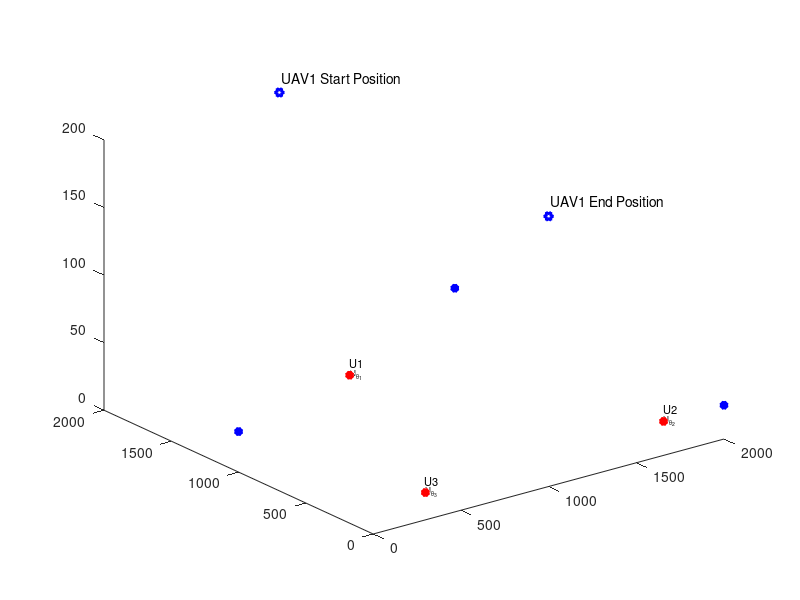

MATLAB code for this plot: (Note: this script raises an error after producing the figure.)
clc;
clear variables;
close all;

%% Simulation Environment

enWidth = 2000;             % Simulation Environment Width (X axis)
enLength = 2000;            % Simulation Environment Length (Y axis)
enHeight = 320;             % Simulation Environment Height (Z axis)
maxHeighUAV = 300;          % Maximum Height of UAV
minHeighUAV = 150;           % Minimum Height of UAV
noUsers = 3;                % Number of Users
noBS = 3;                   % Number of Base Sations
noUAV = 1;                  % Number of UAVs

%% Users, Base Sataions and UAV Position

% UAV Position
for i=1:noUAV
    xUAV_S(i) = 1000;       % UAV position in X axis
    yUAV_S(i) = enLength;      % UAV position in Y axis
    zUAV_S(i) = 200;%randi([minHeighUAV,maxHeighUAV]);   % UAV position in Z axis
end

% UAV End Position
for i=1:noUAV
    xUAV_E(i) = 1000;       % UAV position in X axis
    yUAV_E(i) = 0;      % UAV position in Y axis
    zUAV_E(i) = 200;%randi([minHeighUAV,maxHeighUAV]);   % UAV position in Z axis
end

% UAV Position
for i=1:noUAV
    xUAV(i) = 1000;       % UAV position in X axis
    yUAV(i) = enLength;      % UAV position in Y axis
    zUAV(i) = zUAV_S(i);   % UAV position in Z axis
end

% BS positions
xBS = [2000,0,2000];
yBS = [2000,1000,0];
zBS = [20, 30, 25];

% Users' posision
for i=1:noUsers
    xUser(i) = randi(enWidth);      % User position in X axis
    yUser(i) = randi(enLength);     % User position in Y axis
    zUser(i) = 0;                   % User position in Z axis = 0
end

%% Figure Plot in Initial State

% User plotting
figure,
userPlot = plot3(xUser,yUser,zUser,'r*','linewidth',3); hold on;
for o=1:noUsers
    textUsers(o) = text(xUser(o)-10,yUser(o)-10,zUser(o)+10,['U',num2str(o)],'FontSize', 8);
    textUsAngle(o) = text(xUser(o)+10,yUser(o)+10,['U_{\theta_{',num2str(o),'}}'],'FontSize', 6);
end

% UAVs Plotting
plot3(xUAV_S, yUAV_S, zUAV_S, 'bh','linewidth', 3);
for o=1:noUAV
    text(xUAV_S(o) + 20, yUAV_S(o) + 10, zUAV_S(o) + 10,['UAV',num2str(o),' Start Position']);
end

plot3(xUAV_E, yUAV_E, zUAV_E, 'bh','linewidth', 3);
for o=1:noUAV
    text(xUAV_E(o) + 20, yUAV_E(o) + 10, zUAV_E(o) + 10,['UAV',num2str(o),' End Position']);
end

% BSs Plotting
plot3(xBS, yBS, zBS, 'b*','linewidth', 3);
for o=1:noBS
    plot3([xBS(o) xBS(o)], [yBS(o) yBS(o)],[zBS(o) 0], 'bl-','linewidth', 1); drawnow
    text(xBS(o) + 20, yBS(o) + 10, zBS(o) + 10,['BS', num2str(o)],'FontSize', 8);
    textBSAngle(o) = text(xBS(o)+10,yBS(o)+10,zBS(o)-5,['BS_{\theta_{',num2str(o),'}}'],'FontSize', 6);
end

% Plotting LoS Channel between BSs and UAVs
for i = 1:noUAV
    for directBS = 1:noBS
        plot3([xUAV(i) xBS(directBS)], [yUAV(i) yBS(directBS)],[zUAV(i) zBS(directBS)], 'b:','linewidth', 0.1); drawnow
    end
end



% Plotting LoS Channel between users and UAVs
for i = 1:noUAV
    for directUsers = 1:noUsers
        plot3([xUAV(i) xUser(directUsers)], [yUAV(i) yUser(directUsers)],[zUAV(i) zUser(directUsers)], 'r--','linewidth', 0.1); drawnow
    end
end

% Plotting UAV default path
for i = 1:noUAV
    plot3([xUAV_S(i) xUAV_E(i)], [yUAV_S(i) yUAV_E(i)],[zUAV_S(i) zUAV_E(i)], 'y--','linewidth', 2); drawnow
end

mx = (zUAV_S - zUAV_E)/(yUAV_S - yUAV_E);
c = zUAV_S - mx*yUAV_S;

%eqY = m*x + c;

% 3D Plot labels
xlim([0 2050])
ylim([0 2050])
zlim([0 320])
xlabel('Width (m)');
ylabel('Length (m)');
zlabel('Height (m)');
grid on; hold on; drawnow

index = 1;

%% Information for path loss model

eta = 2.5;              % Path Loss Component
b_0dB = -50;            % Reference Channel Gain in dB
b_0 = db2pow(b_0dB);    % Reference Channel Gain in linear scale
k = 0.01;               % Additional attenuation for NLoS

%% Infromation for Rician Fading Model

% Rician factor
K_min = 4;      % K_min value in dB
K_max = 12;     % K_max value in dB

A1 = db2pow(K_min);
A2 = (2/pi)*log((db2pow(K_max))/A1);

%N = 10^5;
g = sqrt(1/2)*(randn(1,1)+1i*randn(1,1));

%% Simulation

for j = enLength:-100:0
    for i=1:noUAV
        zUAV(i) = mx*j + c;
        yUAV(i) = j;
        plot3(xUAV(i),  yUAV(i),  zUAV(i), 'gh','linewidth', 1);hold on;

        % LoS distance between UAVs and BSs
        for bm=1:noBS
            groundDisUAV_BS(i,bm) = sqrt((xUAV(i)-xBS(bm))^2 + (yUAV(i)-yBS(bm))^2);
            DisUAV_BS(i,bm) = sqrt(groundDisUAV_BS(i,bm)^2 + (zBS(bm)-zUAV(i))^2);
            
            % Elavation Angle in radiant between UAVs and Users
            angleUAV_BS(i,bm) = atan(abs(zBS(bm)-zUAV(i))/groundDisUAV_BS(i,bm))*(180/pi);
            
            PLoS_BS(index,i,bm) = 1/(1+(10*exp(-0.6*(angleUAV_BS(i,bm)-10))));
            
            pow_LoS_BS = b_0*(DisUAV_BS(i,bm)^(-eta));
            pow_NLoS_BS = k*b_0*(DisUAV_BS(i,bm)^(-eta));
            Ch_pow_LoS_BS(index,i,bm) = pow2db(pow_LoS_BS); 
            Ch_pow_NLoS_BS(index,i,bm) = pow2db(pow_NLoS_BS);
            
            % Expected Path Loss Channel gain
            E_bd_BS = PLoS_BS(index,i,bm)*pow_LoS_BS + (1 - PLoS_BS(index,i,bm))*pow_NLoS_BS;
            E_bd_dB_BS(index,i,bm) = pow2db(E_bd_BS); % in dB
            
            % Angle depend rician factor
            K_UAV_BS(i,bm) = A1*exp(A2*angleUAV_BS(i,bm)*(pi/180));
            
            g_UAV_BS(i,bm) = sqrt(K_UAV_BS(i,bm)/(1+K_UAV_BS(i,bm)))*g + sqrt(1/(1+K_UAV_BS(i,bm)))*g;
            
            h_UAV_BS(index,i,bm) = sqrt(pow_LoS_BS)*g_UAV_BS(i,bm);
            
            h_UAV_BS_dB(index,i,bm) = pow2db(abs(h_UAV_BS(index,i,bm))^2);
            
        end
        
        % LoS distance between UAVs and Users
        for m=1:noUsers
            groundDisUAV_User(i,m) = sqrt((xUAV(i)-xUser(m))^2 + (yUAV(i)-yUser(m))^2);
            DisUAV_User(i,m) = sqrt(groundDisUAV_User(i,m)^2 + zUAV(i)^2);
            
            % Elavation Angle in radiant between UAVs and Users
            angleUAV_User(i,m) = atan(zUAV(i)/groundDisUAV_User(i,m))*(180/pi);
            
            
            PLoS(index,i,m) = 1/(1+(10*exp(-0.6*(angleUAV_User(i,m)-10))));
            
            pow_LoS = b_0*(DisUAV_User(i,m)^(-eta));
            pow_NLoS = k*b_0*(DisUAV_User(i,m)^(-eta));
            Ch_pow_LoS(index,i,m) = pow2db(pow_LoS); 
            Ch_pow_NLoS(index,i,m) = pow2db(pow_NLoS);
            
            % Expected Path Loss Channel gain
            E_bd = PLoS(index,i,m)*pow_LoS + (1 - PLoS(index,i,m))*pow_NLoS;
            E_bd_dB(index,i,m) = pow2db(E_bd); % in dB
            
            
            % Angle depend rician factor
            K_UAV_User(i,m) = A1*exp(A2*angleUAV_User(i,m)*(pi/180));
            
            g_UAV_User(i,m) = sqrt(K_UAV_User(i,m)/(1+K_UAV_User(i,m)))*g + sqrt(1/(1+K_UAV_User(i,m)))*g;
            
            h_UAV_Users(index,i,m) = sqrt(pow_LoS)*g_UAV_User(i,m);
            
            h_UAV_Users_dB(index,i,m) = pow2db(abs(h_UAV_Users(index,i,m))^2);
           
        end
        
        % Power coefficeints calculation for users
        [pow_coef_array_ch(index,:), pow_coef_array_fr(index,:)] = findPowCoeff(abs(h_UAV_Users(index,i,:)),noUsers);
        
        % Achievable Rate Calculations for Users
        [achievableRate_ch(index,:), achievableRate_fr(index,:)] = findAchievableRate(h_UAV_Users(index,i,:),pow_coef_array_ch(index,:),pow_coef_array_fr(index,:),noUsers);
        
        % Achievable Rate Calculations for BSs
        achievableRate_BS(index,:) = findAchievableRate_BS(h_UAV_BS(index,i,:),noBS);
        
        % Achievable Rate Calculations for Users in SWIPT model
        [achievableRate_ch_SWIPT(index,:), achievableRate_fr_SWIPT(index,:)] = findAchievableRate_SWIPT(h_UAV_Users(index,i,:),h_UAV_BS(index,i,:),pow_coef_array_ch(index,:),pow_coef_array_fr(index,:),noUsers);
        
        minRate = min(achievableRate_ch(index,:));
        if index>1 && index<21
            updatedPosition = positionUpdate_PSO(xUAV(i),yUAV(i),zUAV(i),minRate,noUsers,xUser,yUser);
            up_xUAV(index,i) = xUAV(i) + updatedPosition.position(1);
            up_zUAV(index,i) = zUAV(i) + updatedPosition.position(2);
            up_yUAV(index,i) = yUAV(i);
        else
            up_xUAV(index,i) = xUAV(i);
            up_yUAV(index,i) = yUAV(i);
            up_zUAV(index,i) = zUAV(i);
        end
        plot3(up_xUAV(index,i),  up_yUAV(index,i),  up_zUAV(index,i), 'bh','linewidth', 1);hold on;
        
        if index>1 
            plot3([up_xUAV(index-1,i) up_xUAV(index,i)], [up_yUAV(index-1,i) up_yUAV(index,i)],[up_zUAV(index-1,i) up_zUAV(index,i)], 'g:','linewidth', 2); drawnow
        end
       % updatedPosition.minRate
        % LoS distance between UAVs and BSs
        for bm=1:noBS
            groundDisUAV_BS_Up(i,bm) = sqrt((up_xUAV(index,i)-xBS(bm))^2 + (up_yUAV(index,i)-yBS(bm))^2);
            DisUAV_BS_Up(i,bm) = sqrt(groundDisUAV_BS_Up(i,bm)^2 + (zBS(bm)-up_zUAV(index,i))^2);
            
            % Elavation Angle in radiant between UAVs and Users
            angleUAV_BS_Up(i,bm) = atan(abs(zBS(bm)-up_zUAV(index,i))/groundDisUAV_BS_Up(i,bm))*(180/pi);
            
            PLoS_BS_Up(index,i,bm) = 1/(1+(10*exp(-0.6*(angleUAV_BS_Up(i,bm)-10))));
            
            pow_LoS_BS_Up = b_0*(DisUAV_BS_Up(i,bm)^(-eta));
            pow_NLoS_BS_Up = k*b_0*(DisUAV_BS_Up(i,bm)^(-eta));
            Ch_pow_LoS_BS_Up(index,i,bm) = pow2db(pow_LoS_BS_Up); 
            Ch_pow_NLoS_BS_Up(index,i,bm) = pow2db(pow_NLoS_BS_Up);
            
            % Expected Path Loss Channel gain
            E_bd_BS_Up = PLoS_BS_Up(index,i,bm)*pow_LoS_BS_Up + (1 - PLoS_BS_Up(index,i,bm))*pow_NLoS_BS_Up;
            E_bd_dB_BS_Up(index,i,bm) = pow2db(E_bd_BS_Up); % in dB
            
            % Angle depend rician factor
            K_UAV_BS_Up(i,bm) = A1*exp(A2*angleUAV_BS_Up(i,bm)*(pi/180));
            
            g_UAV_BS_Up(i,bm) = sqrt(K_UAV_BS_Up(i,bm)/(1+K_UAV_BS_Up(i,bm)))*g + sqrt(1/(1+K_UAV_BS_Up(i,bm)))*g;
            
            h_UAV_BS_Up(index,i,bm) = sqrt(pow_LoS_BS_Up)*g_UAV_BS_Up(i,bm);
            
            h_UAV_BS_dB_Up(index,i,bm) = pow2db(abs(h_UAV_BS_Up(index,i,bm))^2);
            
        end
        
        % LoS distance between UAVs and Users
        for m=1:noUsers
            groundDisUAV_User_Up(i,m) = sqrt((up_xUAV(index,i)-xUser(m))^2 + (up_yUAV(index,i)-yUser(m))^2);
            DisUAV_User_Up(i,m) = sqrt(groundDisUAV_User_Up(i,m)^2 + up_zUAV(index,i)^2);
            
            % Elavation Angle in radiant between UAVs and Users
            angleUAV_User_Up(i,m) = atan(up_zUAV(index,i)/groundDisUAV_User_Up(i,m))*(180/pi);
            
            
            PLoS_Up(index,i,m) = 1/(1+(10*exp(-0.6*(angleUAV_User_Up(i,m)-10))));
            
            pow_LoS_Up = b_0*(DisUAV_User_Up(i,m)^(-eta));
            pow_NLoS_Up = k*b_0*(DisUAV_User_Up(i,m)^(-eta));
            Ch_pow_LoS_Up(index,i,m) = pow2db(pow_LoS_Up); 
            Ch_pow_NLoS_Up(index,i,m) = pow2db(pow_NLoS_Up);
            
            % Expected Path Loss Channel gain
            E_bd_Up = PLoS_Up(index,i,m)*pow_LoS_Up + (1 - PLoS_Up(index,i,m))*pow_NLoS_Up;
            E_bd_dB_Up(index,i,m) = pow2db(E_bd_Up); % in dB
            
            
            % Angle depend rician factor
            K_UAV_User_Up(i,m) = A1*exp(A2*angleUAV_User_Up(i,m)*(pi/180));
            
            g_UAV_User_Up(i,m) = sqrt(K_UAV_User_Up(i,m)/(1+K_UAV_User_Up(i,m)))*g + sqrt(1/(1+K_UAV_User_Up(i,m)))*g;
            
            h_UAV_Users_Up(index,i,m) = sqrt(pow_LoS_Up)*g_UAV_User_Up(i,m);
            
            h_UAV_Users_dB_Up(index,i,m) = pow2db(abs(h_UAV_Users_Up(index,i,m))^2);
           
        end
        % Power coefficeints calculation for users
        [pow_coef_array_ch_Up(index,:), pow_coef_array_fr_Up(index,:)] = findPowCoeff(abs(h_UAV_Users_Up(index,i,:)),noUsers);
        
        % Achievable Rate Calculations for Users
        [achievableRate_ch_Up(index,:), achievableRate_fr_Up(index,:)] = findAchievableRate(h_UAV_Users_Up(index,i,:),pow_coef_array_ch_Up(index,:),pow_coef_array_fr_Up(index,:),noUsers);
        
        % Achievable Rate Calculations for BSs
        achievableRate_BS_Up(index,:) = findAchievableRate_BS(h_UAV_BS_Up(index,i,:),noBS);
        
        % Achievable Rate Calculations for Users in SWIPT model
        [achievableRate_ch_SWIPT_Up(index,:), achievableRate_fr_SWIPT_Up(index,:)] = findAchievableRate_SWIPT(h_UAV_Users_Up(index,i,:),h_UAV_BS_Up(index,i,:),pow_coef_array_ch_Up(index,:),pow_coef_array_fr_Up(index,:),noUsers);
        
    
    
    end
    index = index +1;
end


%%%%%%%%%%%%%%%%%%%%%%%%%%%%%%%%%%%%%%%%%%%%%%%%%%%%%%%%%%%%%%%%%%%%
% PLoS for Users
steps = 1:21;
figure;
plot(steps,PLoS(:,1,1),'m-','linewidth', 1);hold on;
plot(steps,PLoS(:,1,2),'g-','linewidth', 1);
plot(steps,PLoS(:,1,3),'c-','linewidth', 1);

title('Line of Sight Probablility between UAV and GUs in each Step')
xlabel('Steps')
ylabel('Probability')
xlim([1 21])
ylim([0 1])
legend('User 1', 'User 2', 'User 3');
grid on;


%%%%%%%%%%%%%%%%%%%%%%%%%%%%%%%%%%%%%%%%%%%%%%%%%%%%%%%%%%%%%%%%%%%%%%%%%%%
% PLoS for BSs
figure;
plot(steps,PLoS_BS(:,1,1),'-y','linewidth', 1);hold on;
plot(steps,PLoS_BS(:,1,2),'-r','linewidth', 1);
plot(steps,PLoS_BS(:,1,3),'-b','linewidth', 1);

xlim([1 21])
ylim([0 0.2])
title('Line of Sight Probablility between UAV and BSs in each Step')
xlabel('Steps')
ylabel('Probability')
legend('BS 1', 'BS 2', 'BS 3');
grid on;

%%%%%%%%%%%%%%%%%%%%%%%%%%%%%%%%%%%%%%%%%%%%%%%%%%%%%%%%%%%%%%%%%%%%%%
% Channel power for users
figure;
plot(steps,Ch_pow_LoS(:,1,1),'m--^','linewidth', 1);hold on;
plot(steps,Ch_pow_LoS(:,1,2),'g--^','linewidth', 1);
plot(steps,Ch_pow_LoS(:,1,3),'c--^','linewidth', 1);

plot(steps,Ch_pow_NLoS(:,1,1),'b-^','linewidth', 1);hold on;
plot(steps,Ch_pow_NLoS(:,1,2),'r-^','linewidth', 1);
plot(steps,Ch_pow_NLoS(:,1,3),'k-^','linewidth', 1);

title('Line of Sight and Non-Line of Sight Channel Power between UAV and GUs in each Step')
xlabel('Steps')
ylabel('Channel power in dB')
xlim([1 21])
%ylim([0 1])
legend('User 1', 'User 2', 'User 3', 'User 1 (Optimized)', 'User 2 (Optimized)', 'User 3 (Optimized)');
grid on;


%%%%%%%%%%%%%%%%%%%%%%%%%%%%%%%%%%%%%%%%%%%%%%%%%%%%%%%%%%%%%%%%%%%%%%%%%%%%%%%%%%%%%%%%%%%%
% PLoS Channel power for BSs
figure;
plot(steps,Ch_pow_LoS_BS(:,1,1),'m--^','linewidth', 1);hold on;
plot(steps,Ch_pow_LoS_BS(:,1,2),'g--^','linewidth', 1);
plot(steps,Ch_pow_LoS_BS(:,1,3),'c--^','linewidth', 1);

plot(steps,Ch_pow_NLoS_BS(:,1,1),'b-^','linewidth', 1);hold on;
plot(steps,Ch_pow_NLoS_BS(:,1,2),'r-^','linewidth', 1);
plot(steps,Ch_pow_NLoS_BS(:,1,3),'k-^','linewidth', 1);

title('Line of Sight and Non-Line of Sight Channel Power between UAV and BSs in each Step')
xlabel('Steps')
ylabel('Channel power in dB')
xlim([1 21])
%ylim([0 1])
legend('BS 1 (LoS)', 'BS 2 (LoS)', 'BS 3 (LoS)', 'BS 1 (LoS)', 'BS 2 (LoS)', 'BS 3 (LoS)');
grid on;


% Channel power Users
figure;
plot(steps,E_bd_dB(:,1,1),'m-^','linewidth', 1);hold on;
plot(steps,E_bd_dB(:,1,2),'g-^','linewidth', 1);
plot(steps,E_bd_dB(:,1,3),'c-^','linewidth', 1);

plot(steps,h_UAV_Users_dB(:,1,1),'b--^','linewidth', 1);hold on;
plot(steps,h_UAV_Users_dB(:,1,2),'r--^','linewidth', 1);
plot(steps,h_UAV_Users_dB(:,1,3),'k--^','linewidth', 1);

title('Path Loss Channel Model Power and Rician Channel Model Power between UAV and GUs in each Step')
xlabel('Steps')
ylabel('Channel power in dB')
xlim([1 21])
%ylim([0 1])
legend('User 1 (Path Loss Model)', 'User 2 (Path Loss Model)', 'User 3 (Path Loss Model)', 'User 1 (Rician Channel Model)', 'User 2 (Rician Channel Model)', 'User 3 (Rician Channel Model)');
grid on;

% Channel power BSs
figure;
plot(steps,E_bd_dB_BS(:,1,1),'m--^','linewidth', 1);hold on;
plot(steps,E_bd_dB_BS(:,1,2),'g--^','linewidth', 1);
plot(steps,E_bd_dB_BS(:,1,3),'c--^','linewidth', 1);

plot(steps,h_UAV_BS_dB(:,1,1),'b-^','linewidth', 1);hold on;
plot(steps,h_UAV_BS_dB(:,1,2),'r-^','linewidth', 1);
plot(steps,h_UAV_BS_dB(:,1,3),'k-^','linewidth', 1);

title('Path Loss Channel Model Power and Rician Channel Model Power between UAV and BSs in each Step')
xlabel('Steps')
ylabel('Channel power in dB')
xlim([1 21])
%ylim([0 1])
legend('BS 1 (Path Loss Model)', 'BS 2 (Path Loss Model)', 'BS 3 (Path Loss Model)', 'BS 1 (Rician Channel Model)', 'BS 2 (Rician Channel Model)', 'BS 3 (Rician Channel Model)');
grid on;


% Achievable rate for Users
figure;
plot(steps,achievableRate_ch(:,1),'m^--','linewidth', 1);hold on;
plot(steps,achievableRate_ch(:,2),'g^--','linewidth', 1);
plot(steps,achievableRate_ch(:,3),'c^--','linewidth', 1);

plot(steps,achievableRate_ch_Up(:,1),'b-^','linewidth', 1);hold on;
plot(steps,achievableRate_ch_Up(:,2),'r-^','linewidth', 1);
plot(steps,achievableRate_ch_Up(:,3),'k-^','linewidth', 1);

title('Achievable Rate for GUs in each Step (With Channel based Power Coefficeints)')
xlim([1 21])
%ylim([0 1])
legend('User 1', 'User 2', 'User 3','User 1 (Optimized)', 'User 2 (Optimized)', 'User 3 (Optimized)');
grid on;


figure
plot(steps,achievableRate_fr(:,1),'m^--','linewidth', 1);hold on;
plot(steps,achievableRate_fr(:,2),'g^--','linewidth', 1);
plot(steps,achievableRate_fr(:,3),'c^--','linewidth', 1);

plot(steps,achievableRate_fr_Up(:,1),'b^-','linewidth', 1);hold on;
plot(steps,achievableRate_fr_Up(:,2),'r^-','linewidth', 1);
plot(steps,achievableRate_fr_Up(:,3),'k^-','linewidth', 1);

title('Achievable Rate for GUs in each Step (With Fraction value based Power Coefficeints)')
xlim([1 21])
%ylim([0 1])
legend('User 1', 'User 2', 'User 3','User 1 (Optimized)', 'User 2 (Optimized)', 'User 3 (Optimized)');
grid on;


% Achievable rate for BSs
% figure;
% plot(steps,achievableRate_BS(:,1),'*--','linewidth', 1);hold on;
% plot(steps,achievableRate_BS(:,2),'*--','linewidth', 1);
% plot(steps,achievableRate_BS(:,3),'*--','linewidth', 1);
% 
% plot(steps,achievableRate_BS_Up(:,1),'*-','linewidth', 1);hold on;
% plot(steps,achievableRate_BS_Up(:,2),'*-','linewidth', 1);
% plot(steps,achievableRate_BS_Up(:,3),'*-','linewidth', 1);
% 
% xlim([1 21])
% %ylim([0 1])
% legend('BS 1', 'BS 2', 'BS 3','BS 1 Up', 'BS 2 Up', 'BS 3 Up');
% grid on;


% Achievable rate for Users SWIPT Model
figure;
plot(steps,achievableRate_ch_SWIPT(:,1),'*--','linewidth', 1);hold on;
plot(steps,achievableRate_ch_SWIPT(:,2),'*--','linewidth', 1);
plot(steps,achievableRate_ch_SWIPT(:,3),'*--','linewidth', 1);

plot(steps,achievableRate_ch_SWIPT_Up(:,1),'*-','linewidth', 1);hold on;
plot(steps,achievableRate_ch_SWIPT_Up(:,2),'*-','linewidth', 1);
plot(steps,achievableRate_ch_SWIPT_Up(:,3),'*-','linewidth', 1);

plot(steps,achievableRate_fr_SWIPT(:,1),'^--','linewidth', 1);hold on;
plot(steps,achievableRate_fr_SWIPT(:,2),'^--','linewidth', 1);
plot(steps,achievableRate_fr_SWIPT(:,3),'^--','linewidth', 1);

plot(steps,achievableRate_fr_SWIPT_Up(:,1),'^-','linewidth', 1);hold on;
plot(steps,achievableRate_fr_SWIPT_Up(:,2),'^-','linewidth', 1);
plot(steps,achievableRate_fr_SWIPT_Up(:,3),'^-','linewidth', 1);

xlim([1 21])
%ylim([0 1])
legend('U 1', 'U 2', 'U 3','U 1 up', 'U 2 up', 'U 3 up','U 1 fr', 'U 2 fr', 'U 3 fr','U 1 fr Up', 'U 2 fr up', 'U 3 fr up');
grid on;
